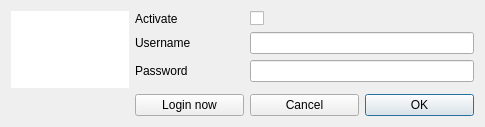
<?xml version="1.0" encoding="UTF-8"?>
<ui version="4.0">
 <class>GUI_LastFM_Dialog</class>
 <widget class="QDialog" name="GUI_LastFM_Dialog">
  <property name="geometry">
   <rect>
    <x>0</x>
    <y>0</y>
    <width>485</width>
    <height>119</height>
   </rect>
  </property>
  <property name="windowTitle">
   <string>Last.fm Preferences</string>
  </property>
  <layout class="QGridLayout" name="gridLayout">
   <item row="5" column="3">
    <widget class="QPushButton" name="btn_ok">
     <property name="focusPolicy">
      <enum>Qt::StrongFocus</enum>
     </property>
     <property name="text">
      <string>OK</string>
     </property>
    </widget>
   </item>
   <item row="1" column="1">
    <widget class="QLabel" name="label_2">
     <property name="text">
      <string>Username</string>
     </property>
    </widget>
   </item>
   <item row="5" column="0">
    <widget class="QLabel" name="lab_status">
     <property name="text">
      <string/>
     </property>
    </widget>
   </item>
   <item row="0" column="0" rowspan="4">
    <widget class="QWidget" name="widget" native="true">
     <property name="styleSheet">
      <string notr="true">background-color: rgb(255, 255, 255);</string>
     </property>
     <layout class="QVBoxLayout" name="verticalLayout">
      <item>
       <widget class="QLabel" name="lab_image">
        <property name="minimumSize">
         <size>
          <width>100</width>
          <height>30</height>
         </size>
        </property>
        <property name="maximumSize">
         <size>
          <width>100</width>
          <height>30</height>
         </size>
        </property>
        <property name="text">
         <string/>
        </property>
        <property name="pixmap">
         <pixmap resource="../Resources/Icons.qrc">:/Icons/lastfm_logo.jpg</pixmap>
        </property>
        <property name="scaledContents">
         <bool>true</bool>
        </property>
       </widget>
      </item>
     </layout>
    </widget>
   </item>
   <item row="5" column="2">
    <widget class="QPushButton" name="btn_cancel">
     <property name="focusPolicy">
      <enum>Qt::StrongFocus</enum>
     </property>
     <property name="text">
      <string>Cancel</string>
     </property>
    </widget>
   </item>
   <item row="5" column="1">
    <widget class="QPushButton" name="btn_login">
     <property name="text">
      <string>Login now</string>
     </property>
    </widget>
   </item>
   <item row="2" column="2" colspan="2">
    <widget class="QLineEdit" name="tf_password">
     <property name="focusPolicy">
      <enum>Qt::ClickFocus</enum>
     </property>
     <property name="echoMode">
      <enum>QLineEdit::Password</enum>
     </property>
    </widget>
   </item>
   <item row="2" column="1">
    <widget class="QLabel" name="label_3">
     <property name="text">
      <string>Password</string>
     </property>
    </widget>
   </item>
   <item row="0" column="2">
    <widget class="QCheckBox" name="cb_activate">
     <property name="focusPolicy">
      <enum>Qt::StrongFocus</enum>
     </property>
     <property name="layoutDirection">
      <enum>Qt::LeftToRight</enum>
     </property>
     <property name="text">
      <string/>
     </property>
    </widget>
   </item>
   <item row="1" column="2" colspan="2">
    <widget class="QLineEdit" name="tf_username">
     <property name="focusPolicy">
      <enum>Qt::ClickFocus</enum>
     </property>
    </widget>
   </item>
   <item row="0" column="1">
    <widget class="QLabel" name="label_4">
     <property name="text">
      <string>Activate</string>
     </property>
    </widget>
   </item>
  </layout>
 </widget>
 <resources>
  <include location="../Resources/Icons.qrc"/>
 </resources>
 <connections>
  <connection>
   <sender>btn_cancel</sender>
   <signal>clicked()</signal>
   <receiver>GUI_LastFM_Dialog</receiver>
   <slot>close()</slot>
   <hints>
    <hint type="sourcelabel">
     <x>319</x>
     <y>111</y>
    </hint>
    <hint type="destinationlabel">
     <x>239</x>
     <y>66</y>
    </hint>
   </hints>
  </connection>
 </connections>
</ui>
